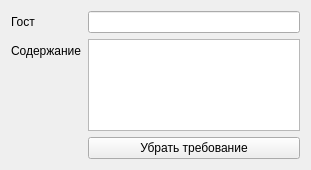
<?xml version="1.0" encoding="UTF-8"?>
<ui version="4.0">
 <class>ReqWidget</class>
 <widget class="QWidget" name="ReqWidget">
  <property name="geometry">
   <rect>
    <x>0</x>
    <y>0</y>
    <width>311</width>
    <height>170</height>
   </rect>
  </property>
  <property name="windowTitle">
   <string>Form</string>
  </property>
  <layout class="QFormLayout" name="formLayout">
   <item row="0" column="0">
    <widget class="QLabel" name="label">
     <property name="text">
      <string>Гост</string>
     </property>
    </widget>
   </item>
   <item row="0" column="1">
    <widget class="QLineEdit" name="gost_edit"/>
   </item>
   <item row="1" column="0">
    <widget class="QLabel" name="label_2">
     <property name="text">
      <string>Содержание</string>
     </property>
    </widget>
   </item>
   <item row="1" column="1">
    <widget class="QTextEdit" name="content_edit"/>
   </item>
   <item row="2" column="1">
    <widget class="QPushButton" name="removereq_button">
     <property name="text">
      <string>Убрать требование</string>
     </property>
    </widget>
   </item>
  </layout>
 </widget>
 <resources/>
 <connections/>
</ui>
